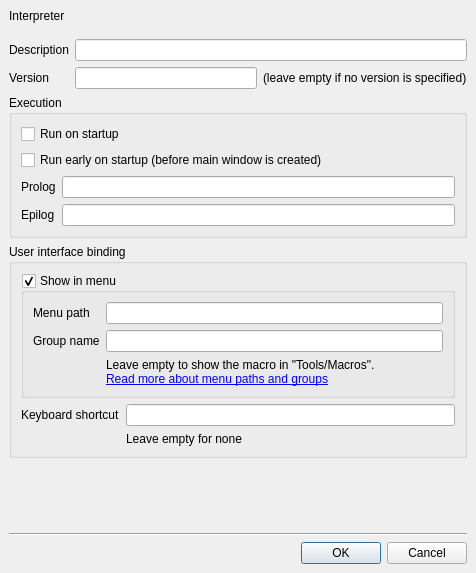
<ui version="4.0" >
 <class>MacroPropertiesDialog</class>
 <widget class="QDialog" name="MacroPropertiesDialog" >
  <property name="geometry" >
   <rect>
    <x>0</x>
    <y>0</y>
    <width>476</width>
    <height>573</height>
   </rect>
  </property>
  <property name="windowTitle" >
   <string>Macro Properties</string>
  </property>
  <layout class="QVBoxLayout" >
   <property name="margin" >
    <number>9</number>
   </property>
   <property name="spacing" >
    <number>6</number>
   </property>
   <item>
    <widget class="QFrame" name="propertiesFrame" >
     <property name="sizePolicy" >
      <sizepolicy>
       <hsizetype>1</hsizetype>
       <vsizetype>1</vsizetype>
       <horstretch>0</horstretch>
       <verstretch>0</verstretch>
      </sizepolicy>
     </property>
     <property name="frameShape" >
      <enum>QFrame::NoFrame</enum>
     </property>
     <property name="frameShadow" >
      <enum>QFrame::Raised</enum>
     </property>
     <layout class="QVBoxLayout" >
      <property name="margin" >
       <number>0</number>
      </property>
      <property name="spacing" >
       <number>6</number>
      </property>
      <item>
       <widget class="QFrame" name="frame_2" >
        <property name="minimumSize" >
         <size>
          <width>0</width>
          <height>0</height>
         </size>
        </property>
        <property name="frameShape" >
         <enum>QFrame::NoFrame</enum>
        </property>
        <property name="frameShadow" >
         <enum>QFrame::Raised</enum>
        </property>
        <layout class="QGridLayout" >
         <property name="margin" >
          <number>0</number>
         </property>
         <property name="spacing" >
          <number>6</number>
         </property>
         <item row="3" column="2" >
          <widget class="QLabel" name="label_8" >
           <property name="text" >
            <string>(leave empty if no version is specified)</string>
           </property>
          </widget>
         </item>
         <item row="0" column="1" colspan="2" >
          <widget class="QLabel" name="interpreterLabel" >
           <property name="font" >
            <font>
             <weight>75</weight>
             <bold>true</bold>
            </font>
           </property>
           <property name="text" >
            <string/>
           </property>
          </widget>
         </item>
         <item row="0" column="0" >
          <widget class="QLabel" name="label_9" >
           <property name="text" >
            <string>Interpreter</string>
           </property>
          </widget>
         </item>
         <item row="2" column="0" >
          <widget class="QLabel" name="label_6" >
           <property name="text" >
            <string>Description</string>
           </property>
          </widget>
         </item>
         <item row="2" column="1" colspan="2" >
          <widget class="QLineEdit" name="description" />
         </item>
         <item row="3" column="1" >
          <widget class="QLineEdit" name="version" />
         </item>
         <item row="3" column="0" >
          <widget class="QLabel" name="label" >
           <property name="text" >
            <string>Version</string>
           </property>
          </widget>
         </item>
         <item row="1" column="0" colspan="3" >
          <spacer>
           <property name="orientation" >
            <enum>Qt::Vertical</enum>
           </property>
           <property name="sizeType" >
            <enum>QSizePolicy::Fixed</enum>
           </property>
           <property name="sizeHint" >
            <size>
             <width>20</width>
             <height>10</height>
            </size>
           </property>
          </spacer>
         </item>
        </layout>
       </widget>
      </item>
      <item>
       <widget class="QGroupBox" name="groupBox" >
        <property name="title" >
         <string>Execution</string>
        </property>
        <property name="flat" >
         <bool>true</bool>
        </property>
        <layout class="QVBoxLayout" >
         <property name="margin" >
          <number>9</number>
         </property>
         <property name="spacing" >
          <number>6</number>
         </property>
         <item>
          <widget class="QCheckBox" name="autorun" >
           <property name="text" >
            <string>Run on startup</string>
           </property>
          </widget>
         </item>
         <item>
          <widget class="QCheckBox" name="autorunEarly" >
           <property name="text" >
            <string>Run early on startup (before main window is created)</string>
           </property>
          </widget>
         </item>
         <item>
          <widget class="QFrame" name="frame" >
           <property name="minimumSize" >
            <size>
             <width>0</width>
             <height>0</height>
            </size>
           </property>
           <property name="frameShape" >
            <enum>QFrame::NoFrame</enum>
           </property>
           <property name="frameShadow" >
            <enum>QFrame::Raised</enum>
           </property>
           <layout class="QGridLayout" >
            <property name="margin" >
             <number>0</number>
            </property>
            <property name="spacing" >
             <number>6</number>
            </property>
            <item row="0" column="0" >
             <widget class="QLabel" name="label_10" >
              <property name="text" >
               <string>Prolog</string>
              </property>
             </widget>
            </item>
            <item row="0" column="1" >
             <widget class="QLineEdit" name="prolog" />
            </item>
            <item row="1" column="1" >
             <widget class="QLineEdit" name="epilog" />
            </item>
            <item row="1" column="0" >
             <widget class="QLabel" name="label_7" >
              <property name="text" >
               <string>Epilog</string>
              </property>
             </widget>
            </item>
           </layout>
          </widget>
         </item>
        </layout>
       </widget>
      </item>
      <item>
       <widget class="QGroupBox" name="groupBox_2" >
        <property name="title" >
         <string>User interface binding</string>
        </property>
        <property name="flat" >
         <bool>true</bool>
        </property>
        <layout class="QGridLayout" >
         <property name="margin" >
          <number>9</number>
         </property>
         <property name="spacing" >
          <number>6</number>
         </property>
         <item row="2" column="1" >
          <widget class="QLineEdit" name="shortcut" />
         </item>
         <item row="1" column="0" colspan="2" >
          <widget class="QGroupBox" name="showmenu" >
           <property name="minimumSize" >
            <size>
             <width>0</width>
             <height>0</height>
            </size>
           </property>
           <property name="title" >
            <string>Show in menu</string>
           </property>
           <property name="checkable" >
            <bool>true</bool>
           </property>
           <layout class="QGridLayout" >
            <property name="margin" >
             <number>9</number>
            </property>
            <property name="spacing" >
             <number>6</number>
            </property>
            <item row="2" column="0" >
             <widget class="QLabel" name="label_4" >
              <property name="text" >
               <string>Group name</string>
              </property>
             </widget>
            </item>
            <item row="0" column="0" >
             <widget class="QLabel" name="label_3" >
              <property name="text" >
               <string>Menu path</string>
              </property>
             </widget>
            </item>
            <item row="2" column="1" >
             <widget class="QLineEdit" name="groupName" />
            </item>
            <item row="0" column="1" >
             <widget class="QLineEdit" name="menuPath" />
            </item>
            <item row="3" column="1" >
             <widget class="QLabel" name="helpLabel" >
              <property name="text" >
               <string>&lt;html>Leave empty to show the macro in "Tools/Macros".&lt;br/>&lt;a href="int:/about/macro_in_menu.xml">Read more about menu paths and groups&lt;/a>&lt;/p>&lt;/html></string>
              </property>
              <property name="wordWrap" >
               <bool>true</bool>
              </property>
             </widget>
            </item>
           </layout>
          </widget>
         </item>
         <item row="2" column="0" >
          <widget class="QLabel" name="label_2" >
           <property name="text" >
            <string>Keyboard shortcut</string>
           </property>
          </widget>
         </item>
         <item row="3" column="1" >
          <widget class="QLabel" name="label_5" >
           <property name="text" >
            <string>Leave empty for none</string>
           </property>
          </widget>
         </item>
        </layout>
       </widget>
      </item>
      <item>
       <spacer>
        <property name="orientation" >
         <enum>Qt::Vertical</enum>
        </property>
        <property name="sizeHint" >
         <size>
          <width>0</width>
          <height>0</height>
         </size>
        </property>
       </spacer>
      </item>
     </layout>
    </widget>
   </item>
   <item>
    <widget class="Line" name="line" >
     <property name="orientation" >
      <enum>Qt::Horizontal</enum>
     </property>
    </widget>
   </item>
   <item>
    <widget class="QDialogButtonBox" name="buttonBox" >
     <property name="orientation" >
      <enum>Qt::Horizontal</enum>
     </property>
     <property name="standardButtons" >
      <set>QDialogButtonBox::Cancel|QDialogButtonBox::NoButton|QDialogButtonBox::Ok</set>
     </property>
    </widget>
   </item>
  </layout>
 </widget>
 <tabstops>
  <tabstop>description</tabstop>
  <tabstop>version</tabstop>
  <tabstop>autorun</tabstop>
  <tabstop>autorunEarly</tabstop>
  <tabstop>prolog</tabstop>
  <tabstop>epilog</tabstop>
  <tabstop>menuPath</tabstop>
  <tabstop>groupName</tabstop>
  <tabstop>shortcut</tabstop>
  <tabstop>buttonBox</tabstop>
 </tabstops>
 <resources/>
 <connections>
  <connection>
   <sender>buttonBox</sender>
   <signal>accepted()</signal>
   <receiver>MacroPropertiesDialog</receiver>
   <slot>accept()</slot>
   <hints>
    <hint type="sourcelabel" >
     <x>248</x>
     <y>254</y>
    </hint>
    <hint type="destinationlabel" >
     <x>157</x>
     <y>274</y>
    </hint>
   </hints>
  </connection>
  <connection>
   <sender>buttonBox</sender>
   <signal>rejected()</signal>
   <receiver>MacroPropertiesDialog</receiver>
   <slot>reject()</slot>
   <hints>
    <hint type="sourcelabel" >
     <x>316</x>
     <y>260</y>
    </hint>
    <hint type="destinationlabel" >
     <x>286</x>
     <y>274</y>
    </hint>
   </hints>
  </connection>
 </connections>
</ui>
